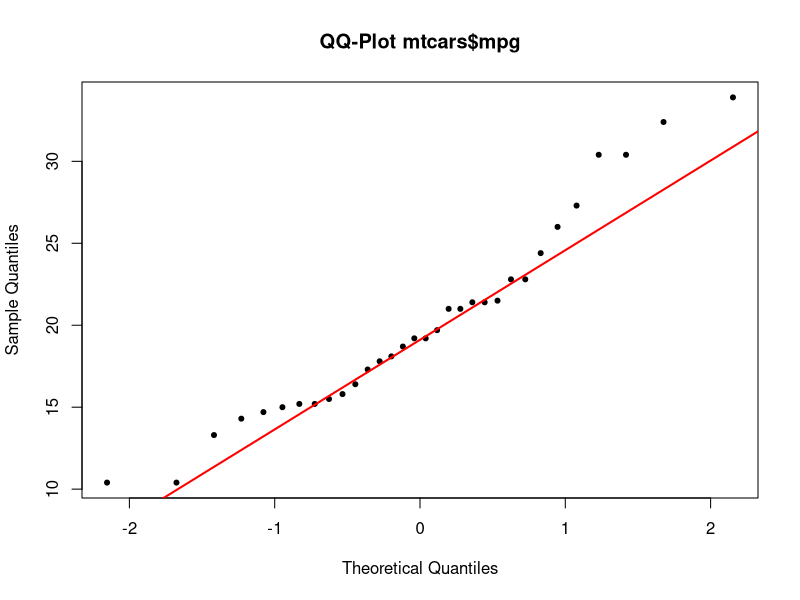
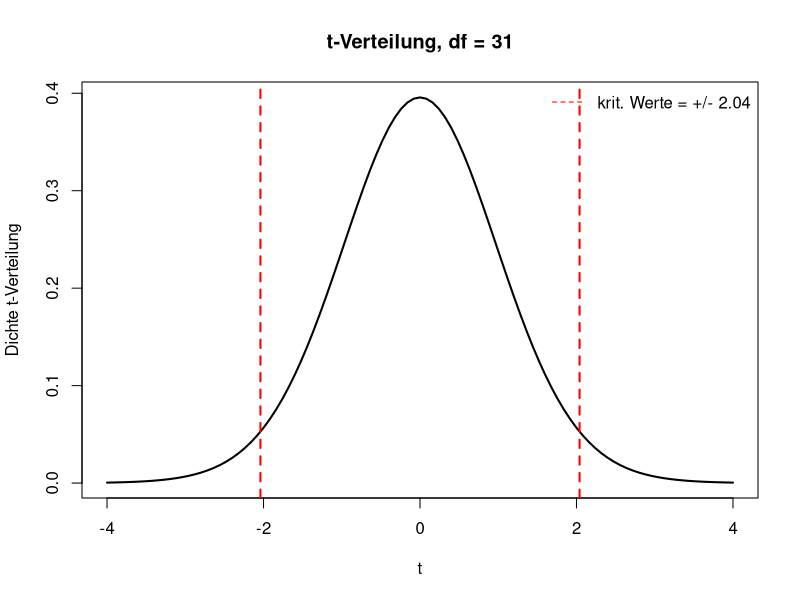
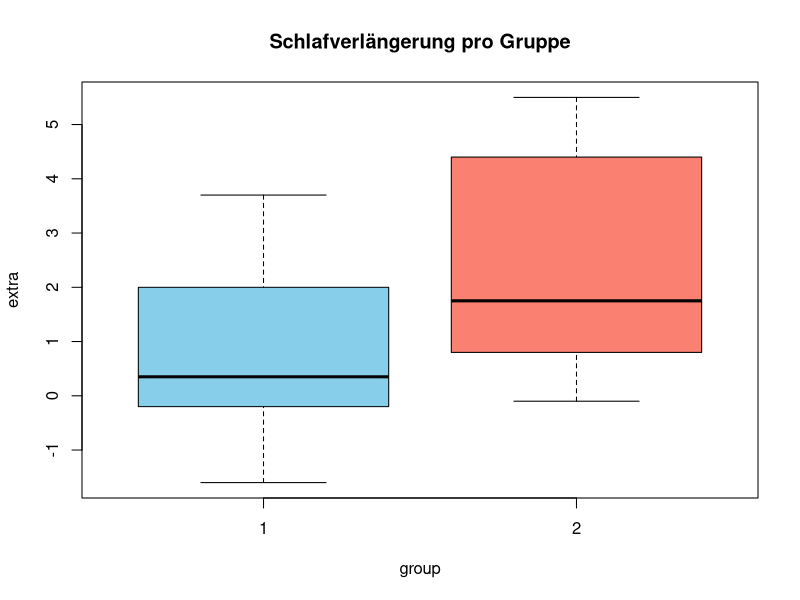

Reproduce these figures in R, in order.
# =============================================================================
# Übung Kapitel 5: Einstichproben-Hypothesentests
# Themen: Hypothesenformulierung, t-Test (einseitig/zweiseitig), kritische
#         Werte, p-Wert, Testvoraussetzungen (Normalverteilung, QQ-Plot,
#         Shapiro-Wilk, Kolmogorov-Smirnov)
# Datensätze: mtcars, sleep (R-base)
# =============================================================================


# falls noch nicht installiert
# install.packages("ggplot2")

library(ggplot2)


# -----------------------------------------------------------------------------
# Aufgabe 1 – Einseitiger t-Test (mu > mu_0)
# -----------------------------------------------------------------------------
# Behauptung: Der mittlere Verbrauch (mtcars$mpg) liegt ÜBER 18 mpg.
#
# H0:  mu <= 18
# H1:  mu  > 18   (einseitig nach oben)
# Signifikanzniveau alpha = 0.05.
#
# a) Berechne Mittelwert, Standardabweichung und Stichprobengröße.
# b) Führe einen einseitigen t-Test durch.
# c) Bestimme den kritischen t-Wert und vergleiche mit der Teststatistik.
# d) Treffe eine Testentscheidung.

data(mtcars)
x <- mtcars$mpg
n <- length(x)
mu0   <- 18
alpha <- 0.05

# a)
xq <- mean(x)
s  <- sd(x)
cat("n =", n, ", Mittelwert =", round(xq, 3),
    ", sd =", round(s, 3), "\n")

# b) t-Test einseitig
t_test <- t.test(x, mu = mu0, alternative = "greater", conf.level = 1 - alpha)
print(t_test)

# c) kritischer Wert + Teststatistik per Hand
t_stat  <- (xq - mu0) / (s / sqrt(n))
t_krit  <- qt(1 - alpha, df = n - 1)
cat("Teststatistik t =", round(t_stat, 3),
    " | krit. Wert t_(1-alpha) =", round(t_krit, 3), "\n")

# d) Entscheidung
if (t_stat > t_krit) {
  cat("-> H0 wird abgelehnt: mittlerer mpg ist signifikant > 18\n")
} else {
  cat("-> H0 wird nicht abgelehnt\n")
}


# -----------------------------------------------------------------------------
# Aufgabe 2 – Zweiseitiger t-Test (mu = mu_0)
# -----------------------------------------------------------------------------
# Frage: Beträgt das mittlere Gewicht (mtcars$wt, in 1000 lbs) genau 3.2?
#
# H0:  mu  = 3.2
# H1:  mu != 3.2   (zweiseitig)
#
# a) Berechne den t-Test mit alpha = 0.05.
# b) Lies das 95 %-Konfidenzintervall aus dem t.test()-Objekt aus.
# c) Argumentiere, warum KI und Test zur selben Entscheidung führen.

mu0 <- 3.2
res <- t.test(mtcars$wt, mu = mu0, alternative = "two.sided", conf.level = 0.95)
print(res)
cat("p-Wert =", round(res$p.value, 4),
    " | 95%-KI:", round(res$conf.int, 3), "\n")
# Liegt mu0 im KI -> H0 nicht ablehnen, sonst ablehnen.


# -----------------------------------------------------------------------------
# Aufgabe 3 – Voraussetzungen prüfen: Normalverteilung
# -----------------------------------------------------------------------------
# Vor jedem t-Test sollte man die Normalverteilungsannahme prüfen.
# Untersuche mtcars$mpg mit:
#   a) QQ-Plot (qqnorm + qqline)
#   b) Shapiro-Wilk-Test     (geeignet bei n <= 5000)
#   c) Kolmogorov-Smirnov-Test (gegen N(mean, sd) der Daten)

x <- mtcars$mpg

# a) QQ-Plot
qqnorm(x, main = "QQ-Plot mtcars$mpg", pch = 20)
qqline(x, col = "red", lwd = 2)

# b) Shapiro-Wilk
sw <- shapiro.test(x)
cat("Shapiro-Wilk: W =", round(sw$statistic, 4),
    ", p =", round(sw$p.value, 4), "\n")

# c) Kolmogorov-Smirnov
ks <- ks.test(x, "pnorm", mean = mean(x), sd = sd(x))
cat("KS-Test:      D =", round(ks$statistic, 4),
    ", p =", round(ks$p.value, 4), "\n")
# p > 0.05 -> Normalverteilung kann nicht verworfen werden.


# -----------------------------------------------------------------------------
# Aufgabe 4 – p-Wert und kritischer Bereich grafisch
# -----------------------------------------------------------------------------
# Visualisiere den Annahme- und Ablehnungsbereich für einen zweiseitigen
# t-Test mit df = n - 1 Freiheitsgraden.

n <- 32
df <- n - 1
alpha <- 0.05
krit <- qt(1 - alpha/2, df)

curve(dt(x, df = df), from = -4, to = 4, lwd = 2,
      ylab = "Dichte t-Verteilung", xlab = "t",
      main = paste("t-Verteilung, df =", df))
abline(v = c(-krit, krit), col = "red", lty = 2, lwd = 2)
legend("topright", legend = paste("krit. Werte = +/-", round(krit, 3)),
       col = "red", lty = 2, bty = "n")


# -----------------------------------------------------------------------------
# Aufgabe 5 – Eingebauter sleep-Datensatz: gepaarter t-Test
# -----------------------------------------------------------------------------
# Der Datensatz sleep enthält die Schlafverlängerung extra für 10 Probanden
# unter zwei Mitteln (group 1 vs. group 2). Untersuche, ob es einen
# signifikanten Unterschied gibt.
#
# H0: mu_d  = 0  (kein Unterschied)
# H1: mu_d != 0
#
# Achtung: sleep ist gepaart -> paired = TRUE.

data(sleep)
g1 <- sleep$extra[sleep$group == 1]
g2 <- sleep$extra[sleep$group == 2]

paar_test <- t.test(g2, g1, paired = TRUE, alternative = "two.sided")
print(paar_test)

# Visualisierung
boxplot(extra ~ group, data = sleep, col = c("skyblue", "salmon"),
        main = "Schlafverlängerung pro Gruppe", ylab = "extra")
